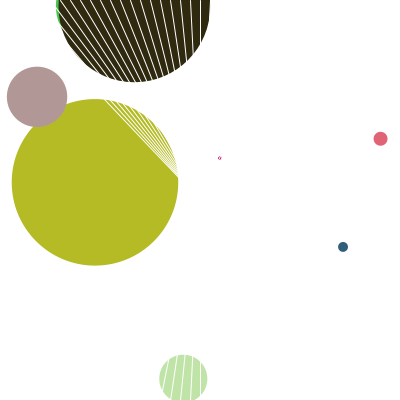
Frame 1 (no input)
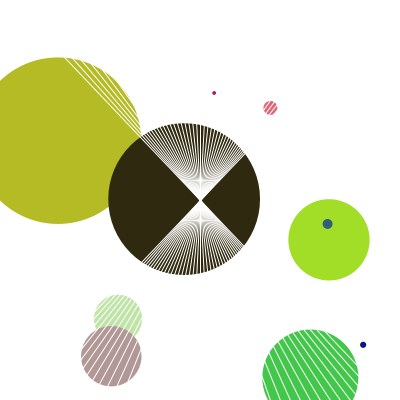
Frame 60 (the mouse pressed at the canvas centre just before this capture)
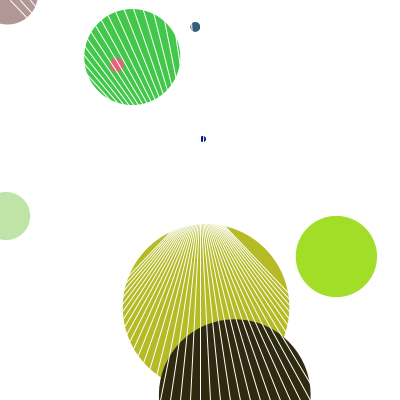
Frame 120 (the mouse held since frame 60 and released just before this capture)

The Processing sketch that drew these frames (run headless with seeded random() and noise(); from frame 60 on, the mouse is pressed at the canvas centre):

// Processing sketch: processing_94570
// ── processing_94570.pde

// © Julia Shen
// yuans @ andrew.cmu.edu

float [ ] x = {
  random (0, 400),
  random (0, 400),
  random (0, 400),
  random (0, 400),
  random (0, 400),
  random (0, 400),
  random (0, 400),
  random (0, 400),
  random (0, 400),
  random (0, 400),
  
};
float [ ] y = {
  random (0, 400),
  random (0, 400),
  random (0, 400),
  random (0, 400),
  random (0, 400),
  random (0, 400),
  random (0, 400),
  random (0, 400),
  random (0, 400),
  random (0, 400),
};
float [ ] z = {
  random (0, 200),
  random (0, 200),
  random (0, 200),
  random (0, 200),
  random (0, 200),
  random (0, 200),
  random (0, 200),
  random (0, 200),
  random (0, 200),
  random (0, 200),
};


color [ ] col = {
   
  color( random( 255 ), random( 255 ), random( 255 ) ),
  color( random( 255 ), random( 255 ), random( 255 ) ),
  color( random( 255 ), random( 255 ), random( 255 ) ),
  color( random( 255 ), random( 255 ), random( 255 ) ),
  color( random( 255 ), random( 255 ), random( 255 ) ),
  color( random( 255 ), random( 255 ), random( 255 ) ),
  color( random( 255 ), random( 255 ), random( 255 ) ),
  color( random( 255 ), random( 255 ), random( 255 ) ),
  color( random( 255 ), random( 255 ), random( 255 ) ),
  color( random( 255 ), random( 255 ), random( 255 ) ),
   
};

float [] deltaX= {
  random(0,10), random(0,10),
  random(0,10), random(0,10),
  random(0,10), random(0,10),
  random(0,10), random(0,10),
  random(0,10), random(0,10),
};

float [] deltaY= {
  random(0,10), random(0,10),
  random(0,10), random(0,10),
  random(0,10), random(0,10),
  random(0,10), random(0,10),
  random(0,10), random(0,10),
};



void setup()
{
  size(400, 400);
  background(255);
}

void draw()
{
  background(255);
  drawEllipse();
  moveEllipse();
  
  
}

void drawEllipse()
{

  for (int i = 0; i < x.length; i++) {
    
   noStroke(); 
   ellipse(x[i], y[i], z[i], z[i]);
   fill(col[i]);
  
  }
  
  for ( int i = 0; i < width; i += 10 )
  {
        line( i, 0, width-i, height);
        stroke(255);
        strokeWeight(1);
  } 
}

void moveEllipse()
{
  for (int i =0; i<x. length; i++)
  {
    x[i]=x[i]+deltaX[i];
    y[i]=y[i]+deltaY[i];
    
     if(x[i] > width || y[i] > height || x[i] < 0 || y[i] < 0)
    {
      deltaX[i] = -deltaX[i];
      deltaY[i] = -deltaY[i];
    }
  }
}

   
